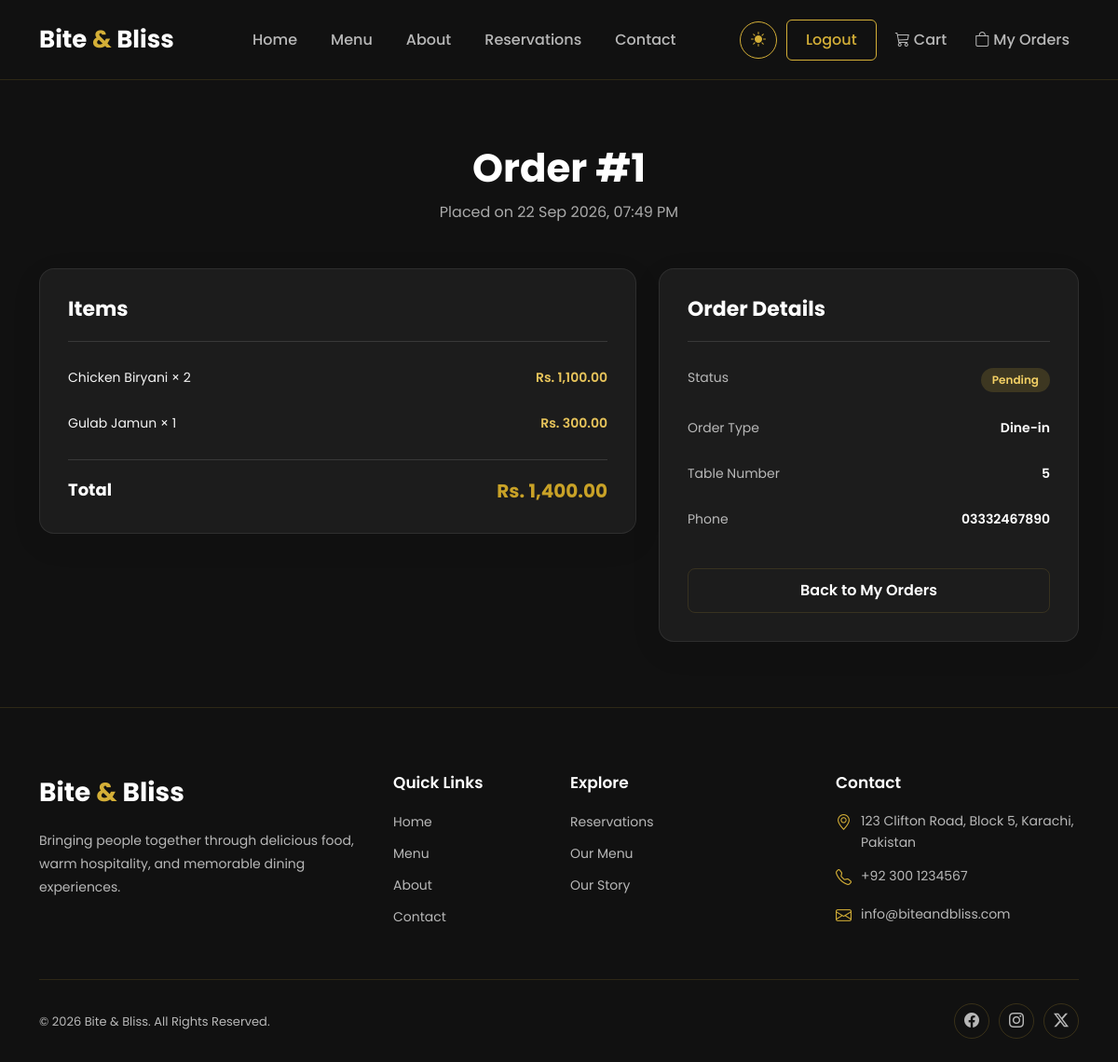
Page /orders/order_details.php?id=1 (signed in) on the committed database.
### tables this page shows
CREATE TABLE `orders` (
  `id` int(11) NOT NULL,
  `user_id` int(11) DEFAULT NULL,
  `full_name` varchar(100) NOT NULL,
  `email` varchar(150) NOT NULL,
  `phone` varchar(30) NOT NULL,
  `order_type` enum('Dine-in','Takeaway','Delivery') NOT NULL DEFAULT 'Takeaway',
  `table_number` varchar(20) DEFAULT NULL,
  `delivery_address` text DEFAULT NULL,
  `special_request` text DEFAULT NULL,
  `total_amount` decimal(10,2) NOT NULL DEFAULT 0.00,
  `status` varchar(30) NOT NULL DEFAULT 'Pending',
  `created_at` timestamp NOT NULL DEFAULT current_timestamp()
);

CREATE TABLE `order_items` (
  `id` int(11) NOT NULL,
  `order_id` int(11) NOT NULL,
  `menu_item_id` int(11) DEFAULT NULL,
  `item_name` varchar(150) NOT NULL,
  `item_price` decimal(10,2) NOT NULL,
  `quantity` int(11) NOT NULL,
  `subtotal` decimal(10,2) NOT NULL
);

CREATE TABLE `settings` (
  `id` int(11) NOT NULL,
  `restaurant_name` varchar(100) NOT NULL DEFAULT 'Bite & Bliss',
  `address` varchar(255) NOT NULL DEFAULT '',
  `phone` varchar(30) NOT NULL DEFAULT '',
  `phone_secondary` varchar(30) DEFAULT NULL,
  `email` varchar(150) NOT NULL DEFAULT '',
  `email_secondary` varchar(150) DEFAULT NULL,
  `hours_weekday` varchar(100) NOT NULL DEFAULT '',
  `hours_weekend` varchar(100) DEFAULT NULL,
  `facebook_url` varchar(255) DEFAULT NULL,
  `instagram_url` varchar(255) DEFAULT NULL,
  `twitter_url` varchar(255) DEFAULT NULL,
  `updated_at` timestamp NOT NULL DEFAULT current_timestamp() ON UPDATE current_timestamp()
);

### orders/order_details.php (the view, shortened to what this page needs)
<?php
require_once "../config/database.php";
$order_id = filter_input(INPUT_GET, "id", FILTER_VALIDATE_INT);
$stmt = $pdo->prepare("
    SELECT
        id,
        full_name,
        email,
        phone,
        order_type,
        table_number,
        delivery_address,
        special_request,
        total_amount,
        status,
        created_at
    FROM orders
    WHERE id = :id
    AND user_id = :user_id
    LIMIT 1
");
$stmt->execute([
    ":id" => $order_id,
    ":user_id" => $_SESSION["user_id"]
]);
$order = $stmt->fetch();
$stmt = $pdo->prepare("
    SELECT item_name, item_price, quantity, subtotal
    FROM order_items
    WHERE order_id = :order_id
");
$stmt->execute([
    ":order_id" => $order_id
]);
$items = $stmt->fetchAll();
$statusClass = match ($order["status"]) {
    "Pending" => "status-pending",
    "Preparing" => "status-preparing",
    "Ready" => "status-ready",
    "Completed" => "status-completed",
    "Cancelled" => "status-cancelled",
    default => "status-pending"
};
require_once "../includes/header.php";
?>
<main class="container py-5 order-details-page">
    <div class="text-center mb-5">
        <h1>Order #<?= (int) $order["id"] ?></h1>
        <p>Placed on <?= date("d M Y, h:i A", strtotime($order["created_at"])) ?></p>
    </div>
    <div class="row g-4">
        <div class="col-lg-7">
            <div class="card shadow-sm order-details-card">
                <div class="card-body p-4">
                    <h4>Items</h4>
                    <hr>
                    <?php foreach ($items as $item): ?>
                        <div class="d-flex justify-content-between mb-2 order-detail-item">
                            <span class="order-detail-item-name">
                                <?= htmlspecialchars($item["item_name"]) ?>
                                &times; <?= (int) $item["quantity"] ?>
                            </span>
                            <span class="order-detail-item-price">
                                Rs. <?= number_format($item["subtotal"], 2) ?>
                            </span>
                        </div>
                    <?php endforeach; ?>
                    <hr>
                    <div class="d-flex justify-content-between order-detail-total">
                        <strong>Total</strong>
                        <strong>Rs. <?= number_format($order["total_amount"], 2) ?></strong>
                    </div>
                </div>
            </div>
        </div>
        <div class="col-lg-5">
            <div class="card shadow-sm order-details-card">
                <div class="card-body p-4">
                    <h4>Order Details</h4>
                    <hr>
                    <div class="d-flex justify-content-between mb-2 order-meta-row">
                        <span class="order-meta-label">Status</span>
                        <span class="order-status-badge <?= $statusClass ?>">
                            <?= htmlspecialchars($order["status"]) ?>
                        </span>
                    </div>
                    <div class="d-flex justify-content-between mb-2 order-meta-row">
                        <span class="order-meta-label">Order Type</span>
                        <span class="order-meta-value"><?= htmlspecialchars($order["order_type"]) ?></span>
                    </div>
                    <?php if ($order["order_type"] === "Dine-in" && $order["table_number"]): ?>
                        <div class="d-flex justify-content-between mb-2 order-meta-row">
                            <span class="order-meta-label">Table Number</span>
                            <span class="order-meta-value"><?= htmlspecialchars($order["table_number"]) ?></span>
                        </div>
                    <?php endif; ?>
                    <div class="d-flex justify-content-between mb-2 order-meta-row">
                        <span class="order-meta-label">Phone</span>
                        <span class="order-meta-value"><?= htmlspecialchars($order["phone"]) ?></span>
                    </div>
                    <a href="my_orders.php" class="btn btn-outline-secondary w-100 mt-4">
                        Back to My Orders
                    </a>
                </div>
            </div>
        </div>
    </div>
</main>
<?php require_once "../includes/footer.php"; ?>

### includes/footer.php (shortened to what this page needs)
    <footer class="site-footer">
        <div class="container">
            <div class="row g-4">
                <div class="col-lg-4 col-md-6">
                    <a
                        href="<?= $sitePath ?? '' ?>index.php"
                        class="footer-logo">
                        Bite <span>&</span> Bliss
                    </a>
                    <p class="footer-text">
                        Bringing people together through delicious food,
                        warm hospitality, and memorable dining experiences.
                    </p>
                </div>
                <div class="col-lg-2 col-md-6">
                    <h5>
                        Quick Links
                    </h5>
                    <ul class="footer-links">
                        <li>
                            <a href="<?= $sitePath ?? '' ?>index.php">
                                Home
                            </a>
                        </li>
                        <li>
                            <a href="<?= $sitePath ?? '' ?>menu.php">
                                Menu
                            </a>
                        </li>
                        <li>
                            <a href="<?= $sitePath ?? '' ?>about.php">
                                About
                            </a>
                        </li>
                        <li>
                            <a href="<?= $sitePath ?? '' ?>contact.php">
                                Contact
                            </a>
                        </li>
                    </ul>
                </div>
                <div class="col-lg-3 col-md-6">
                    <h5>
                        Explore
                    </h5>
                    <ul class="footer-links">
                        <li>
                            <a href="<?= $sitePath ?? '' ?>reservations.php">
                                Reservations
                            </a>
                        </li>
                        <li>
                            <a href="<?= $sitePath ?? '' ?>menu.php">
                                Our Menu
                            </a>
                        </li>
                        <li>
                            <a href="<?= $sitePath ?? '' ?>about.php">
                                Our Story
                            </a>
                        </li>
                    </ul>
                </div>
                <div class="col-lg-3 col-md-6">
                    <h5>
                        Contact
                    </h5>
                    <ul class="footer-contact">
                        <li>
                            <i
                                class="bi bi-geo-alt"
                                aria-hidden="true">
                            </i>
                            <span>
                                <?= htmlspecialchars($settings["address"]) ?>
                            </span>
                        </li>
                        <li>
                            <i
                                class="bi bi-telephone"
                                aria-hidden="true">
                            </i>
                            <span>
                                <?= htmlspecialchars($settings["phone"]) ?>
                            </span>
                        </li>
                        <li>
                            <i
                                class="bi bi-envelope"
                                aria-hidden="true">
                            </i>
                            <span>
                                <?= htmlspecialchars($settings["email"]) ?>
                            </span>
                        </li>
                    </ul>
                </div>
            </div>
            <hr>
            <div class="footer-bottom">
                <p>
                    &copy; <?= date('Y') ?> Bite &amp; Bliss.
                    All Rights Reserved.
                </p>
                <div class="footer-social">
                    <a target="_blank"
                        href="<?= htmlspecialchars($settings["facebook_url"] ?: '#') ?>"
                        aria-label="Facebook">
                        <i
                            class="bi bi-facebook"
                            aria-hidden="true">
                        </i>
                    </a>
                    <a target="_blank"
                        href="<?= htmlspecialchars($settings["instagram_url"] ?: '#') ?>"
                        aria-label="Instagram">
                        <i
                            class="bi bi-instagram"
                            aria-hidden="true">
                        </i>
                    </a>
                    <a target="_blank"
                        href="<?= htmlspecialchars($settings["twitter_url"] ?: '#') ?>"
                        aria-label="Twitter">
                        <i
                            class="bi bi-twitter-x"
                            aria-hidden="true">
                        </i>
                    </a>
                </div>
            </div>
        </div>
    </footer>
</body>
</html>

### rows in the picture
orders: id "1", created_at "22 Sep 2026, 07:49 PM", total_amount "1,400.00", status "Pending", order_type "Dine-in", table_number "5", phone "03332467890"
order_items: item_name "Chicken Biryani", quantity "2", subtotal "1,100.00"
order_items: item_name "Gulab Jamun", quantity "1", subtotal "300.00"
settings: address "123 Clifton Road, Block 5, Karachi, Pakistan", phone "+92 300 1234567", email "info@biteandbliss.com"
